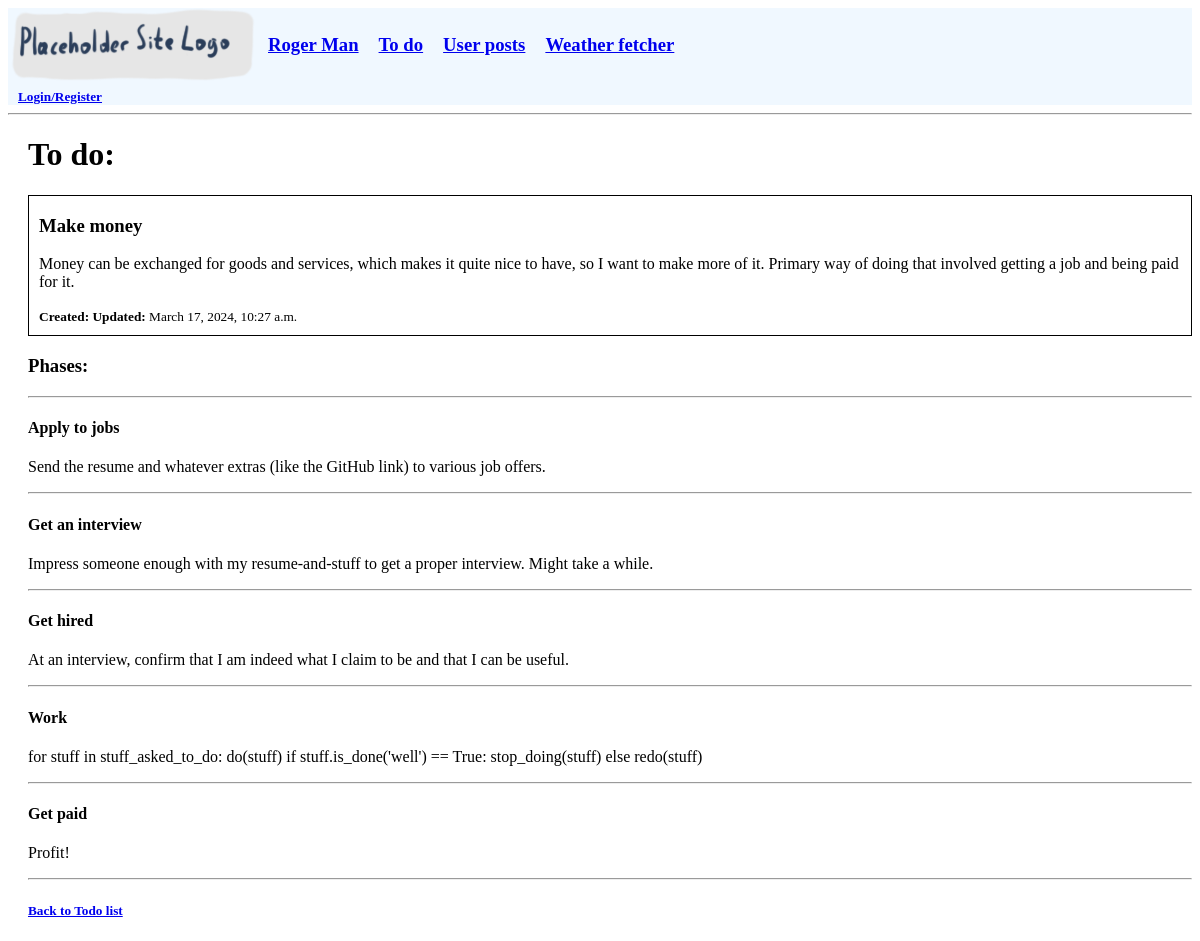
Page /todo/item_id=1/ on the committed database.
### base_app/models.py (models this page shows, shortened)
class Todo_obj(models.Model): # Major objectives for the to-do list. Each can have multiple phases
    id = models.AutoField(primary_key=True)
    name = models.CharField(max_length=50)
    description = models.TextField(null=True, blank=True)
    updated = models.DateTimeField(auto_now=True)    # For some reason, I can't make the timestamps work yet
    created = models.DateTimeField(auto_now_add=True)

class Todo_phase(models.Model): # Phases are essentially sub-objectives for the to-do list, they have a similar structure
    id = models.AutoField(primary_key=True)
    objective = models.ForeignKey(Todo_obj, on_delete=models.CASCADE) # Removing objective -> remove all it's phases
    name = models.CharField(max_length=50)
    description = models.TextField(null=True, blank=True)
    updated = models.DateTimeField(auto_now=True)
    created = models.DateTimeField(auto_now_add=True)

### base_app/views.py (the view)
# urls.py: path('todo/item_id=<str:pk>/', views.todo_objective, name='todo_objective'),
def todo_objective(request, pk): # Specific objective page fetches the phases for that objective
    context = {'objective': Todo_obj.objects.get(id=pk), 'phases': Todo_phase.objects.filter(objective__id=pk)}
    return render(request, 'base_app/todo_obj.html', context)

### base_app/templates/base_app/todo_obj.html
{% extends 'main.html' %}
{% block content %}
<h1>To do:</h1>
<div class="box_basic">
    <h3>{{objective.name}}</h3>
    <p>{{objective.description}}</p>
    <small><b>Created:</b> {{objetive.created}} <b>Updated:</b> {{objective.updated}}</small>
</div>
<h3>Phases:</h3>
<hr>
{% for item in phases %}
    <div class="box_phase">
    <h4>{{item.name}}</h4>
    <p>{{item.description}}</p>
    <hr>
</div>
{% endfor %}
<div>
    <h5><a href="{% url 'todo_list' %}">Back to Todo list</a></h5>
</div>
{% endblock content %}

### static/css/main.css (style rules this page uses)
.box_basic { border:1px solid black; width: fit-content; padding-left: 10px; padding-right: 10px; padding-bottom: 10px; }

### rows in the picture
Todo_obj: name "Make money", description "Money can be exchanged for goods and services, which makes it quite nice to have, so I want to make more of it. Primary way of doing that involved getting a job and being paid for it.", updated "March 17, 2024, 10:27 a.m."
Todo_phase: name "Apply to jobs", description "Send the resume and whatever extras (like the GitHub link) to various job offers."
Todo_phase: name "Get an interview", description "Impress someone enough with my resume-and-stuff to get a proper interview. Might take a while."
Todo_phase: name "Get hired", description "At an interview, confirm that I am indeed what I claim to be and that I can be useful."
Todo_phase: name "Work", description "for stuff in stuff_asked_to_do: do(stuff) if stuff.is_done('well') == True: stop_doing(stuff) else redo(stuff)"
Todo_phase: name "Get paid", description "Profit!"
